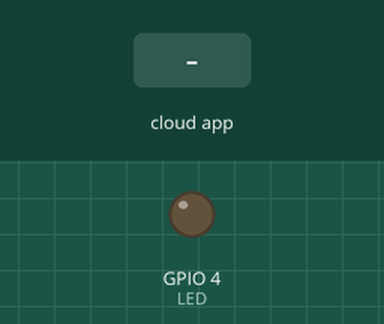
Recording of a sketch running on a simulated ESP8266 (NodeMCU). On the bench: output pins drawn as LEDs (lit = HIGH). The test bench sets the inputs (shaded band). WiFi joins after 1.5 s; servers stay silent unless stated; the Firebase database answers and starts empty; what the sketch prints to the serial monitor is not drawn.

Above: at 2.7 s.
2.8 s: the phone or cloud app sets bool to 1
At 4.0 s:
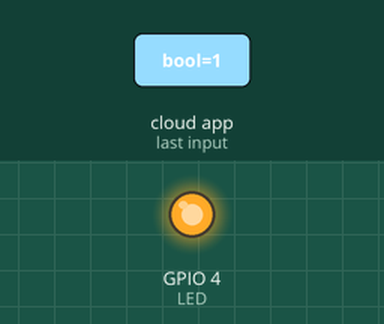
4.3 s: the phone or cloud app sets bool to 0
At 5.5 s:
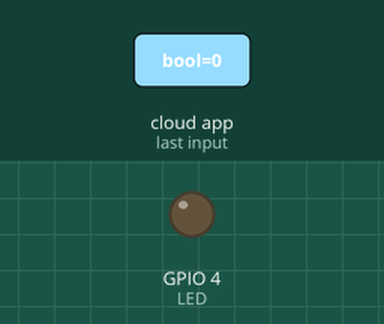
Timing chart, 0 to 7.3 s (numbered marks = the images above; inputs shaded):
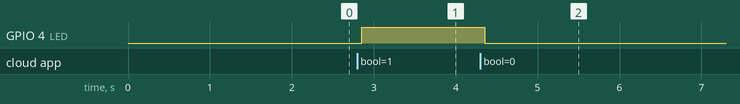

The sketch:

FireBase.ino
```cpp
#include <Arduino.h>
#if defined(ESP32)
#include <WiFi.h>
#elif defined(ESP8266)
#include <ESP8266WiFi.h>
#endif
#include <Firebase_ESP_Client.h>

#include "addons/TokenHelper.h"
#include "addons/RTDBHelper.h"

#define WIFI_SSID "XXXXXXX" // логин WiFi
#define WIFI_PASSWORD "XXXXXXXXXX" // пароль WiFi
#define API_KEY "XXXXXXXXXXXXXXXXXXXXXXX" // API-ключ
#define DATABASE_URL "XXXXXXXXXXXXXXXXXXXXXXXXXXXXXXXXXXXXX" // URL базы данных

#define LED 4 // пин светодиода, (для ЙоТика 32В - 18)

//объект БД
FirebaseData fbdo;
FirebaseAuth auth;
FirebaseConfig config;

// переменные для алгоритма
unsigned long sendDataPrevMillis = 0;
int count = 0;
int intValue;
bool led_state;
float floatValue;
bool signupOK = false;


void setup() {
  pinMode(LED, OUTPUT);
  Serial.begin(115200);
  WiFi.begin(WIFI_SSID, WIFI_PASSWORD);
  Serial.print("Connecting to Wi-Fi");
  while (WiFi.status() != WL_CONNECTED) {
    Serial.print(".");
    delay(300);
  }
  Serial.println();
  Serial.print("Connected with IP: ");
  Serial.println(WiFi.localIP());
  Serial.println();

  //  подтягиваем ключ
  config.api_key = API_KEY;

  // подтягиваем ссылку на БД
  config.database_url = DATABASE_URL;

  // подключение к БД
  if (Firebase.signUp(&config, &auth, "", "")) {
    Serial.println("ok");
    signupOK = true;
  }
  else {
    Serial.printf("%s\n", config.signer.signupError.message.c_str());
  }

  // подключение функции вызова в случае долгой обработки команды
  config.token_status_callback = tokenStatusCallback;

  Firebase.begin(&config, &auth);
  Firebase.reconnectWiFi(true);

}

void loop() {
  // смотрим на значения
  if (Firebase.ready() && signupOK && (millis() - sendDataPrevMillis > 15000 || sendDataPrevMillis == 0)) {
    sendDataPrevMillis = millis();

    // установка значения 5
    if (Firebase.RTDB.setInt(&fbdo, "test/int", 5)) {
      Serial.println("OKAY");
      Serial.println("FROM: " + fbdo.dataPath());
      Serial.println("TYPE: " + fbdo.dataType());
    }
    // считывание значения float-переменной
    if (Firebase.RTDB.getFloat(&fbdo, "/test/float")) {
      if (fbdo.dataType() == "float") {
        floatValue = fbdo.floatData();
        Serial.println(floatValue);
      }
    }
    else {
      Serial.println(fbdo.errorReason());
    }
  }

  // считывание значения для состояния светодиода
  if (Firebase.RTDB.getBool(&fbdo, "/test/bool")) {
    if (fbdo.dataType() == "boolean") {
      led_state = fbdo.boolData();
      digitalWrite(LED,  led_state);
    }
  }

}
```

Measured:
- after the input at 2.8 s, GPIO 4 (LED): LOW → HIGH after 0.06 s
- after the input at 4.3 s, GPIO 4 (LED): HIGH → LOW after 0.06 s
